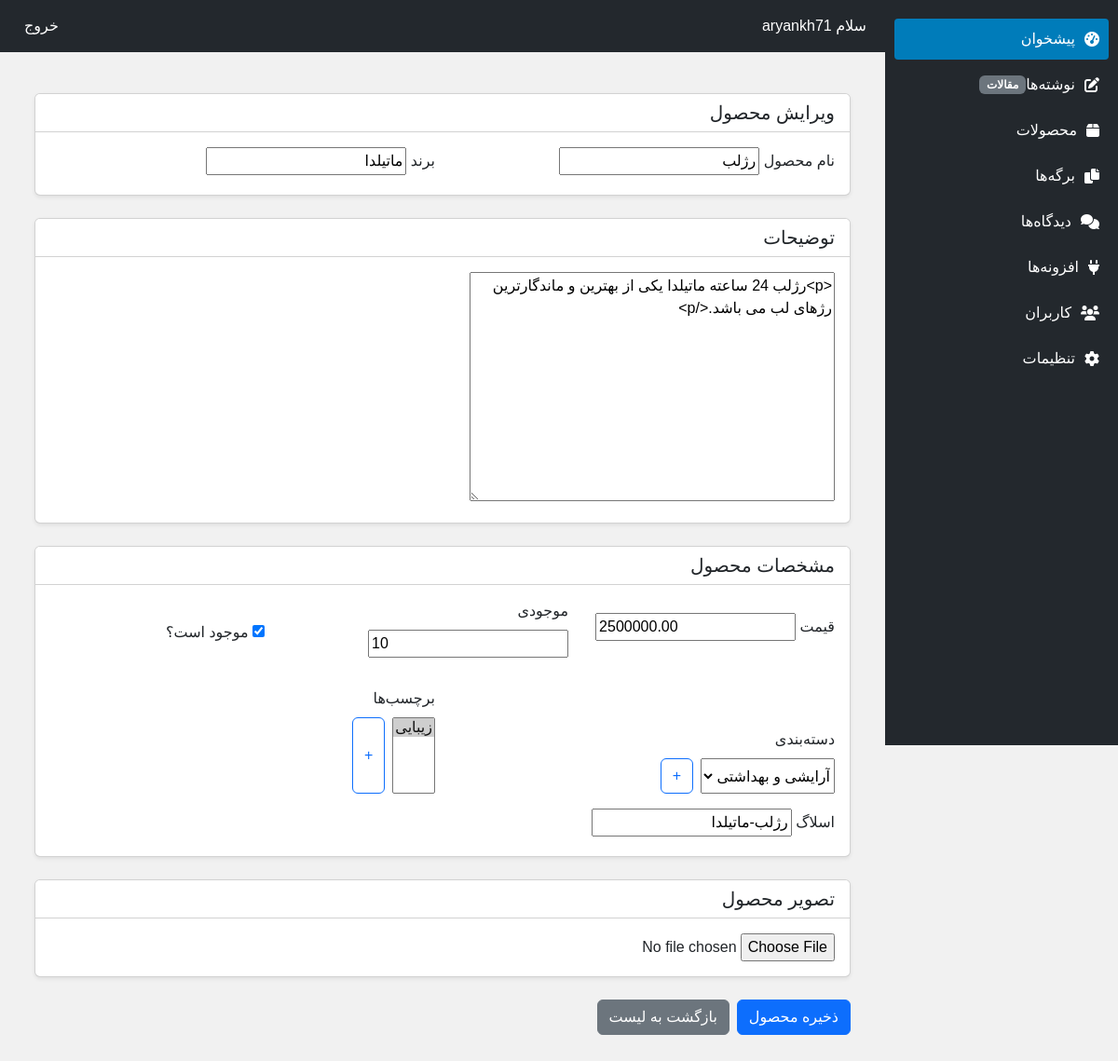
/shop/products/رژلب-ماتیلدا/update/ (signed in), run on an earlier commit of the app's database.
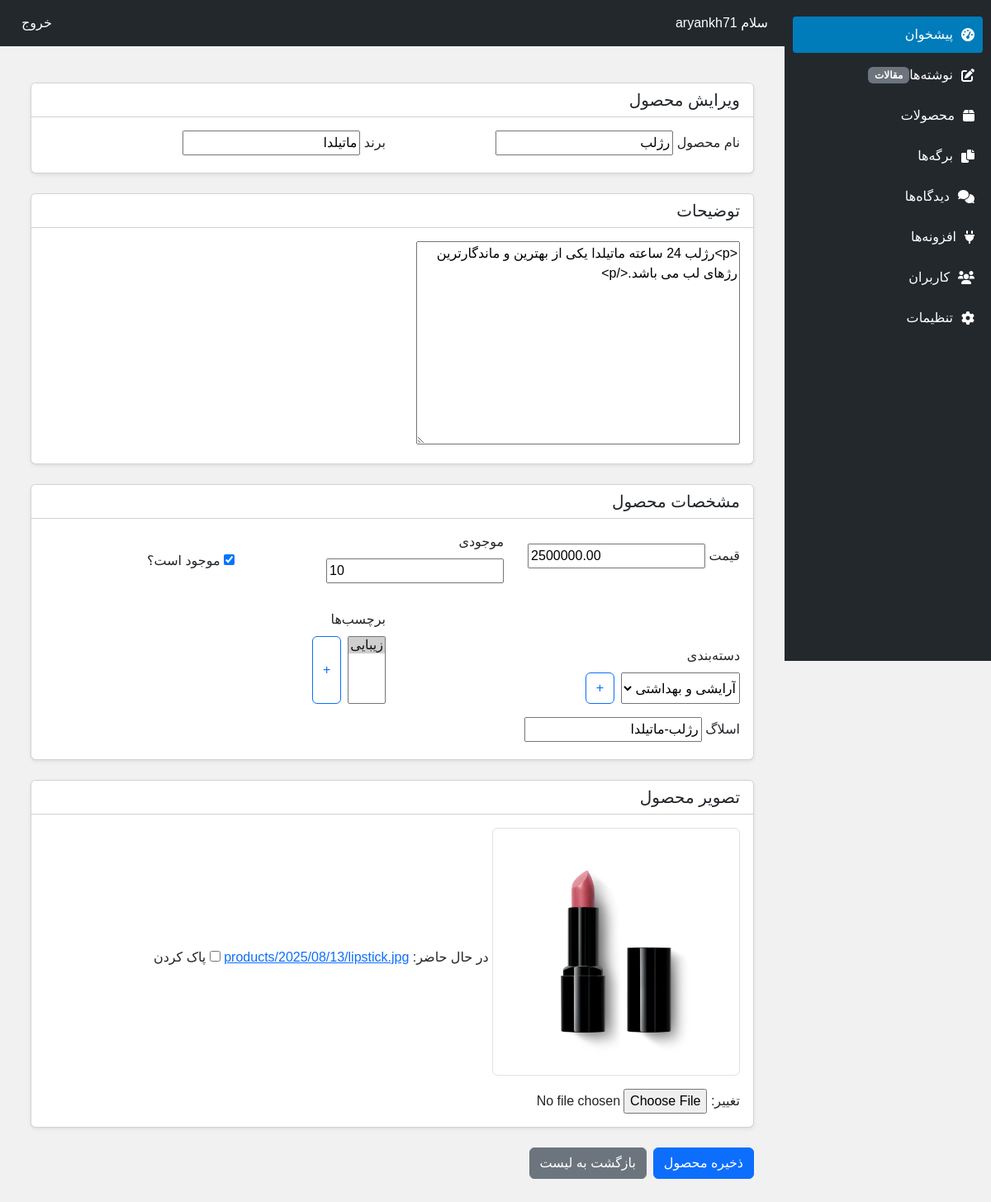
And on a later commit of the database.
### shop/models.py (models this page shows, shortened)
class Product(models.Model):
    name = models.CharField(max_length=200, verbose_name="نام محصول")
    brand = models.CharField(max_length=100, verbose_name="برند")
    slug = models.SlugField(max_length=200, unique=True, verbose_name="اسلاگ")
    description = models.TextField(blank=True, verbose_name="توضیحات")
    price = models.DecimalField(max_digits=10, decimal_places=2, verbose_name="قیمت")
    stock = models.PositiveIntegerField(default=0, verbose_name="موجودی سیستمی")
    is_available = models.BooleanField(default=True, verbose_name="موجود است؟")
    category = models.ForeignKey('Category', on_delete=models.SET_NULL, null=True, verbose_name="دسته‌بندی")
    tags = models.ManyToManyField('Tag', blank=True, verbose_name="برچسب‌ها")
    image = models.ImageField(upload_to='products/%Y/%m/%d', blank=True, null=True, verbose_name="تصویر محصول")
    created_at = models.DateTimeField(auto_now_add=True, verbose_name="تاریخ ایجاد")
    updated_at = models.DateTimeField(auto_now=True, verbose_name="تاریخ به‌روزرسانی")
    created_by = models.ForeignKey(settings.AUTH_USER_MODEL, on_delete=models.SET_NULL, null=True, verbose_name="ایجاد شده توسط")
    class Meta:
        verbose_name = "محصول"
        verbose_name_plural = "محصولات"

### shop/forms.py
class ProductForm(forms.ModelForm):
    class Meta:
        model = Product
        fields = ['name', 'brand', 'description', 'price', 'stock', 'is_available', 'category', 'tags', 'image', 'slug']

### shop/models.py (called while the page is built)
    def __str__(self):
        return self.name

    def __str__(self):
        return self.name

### shop/views.py (called while the page is built)
@login_required
def product_update(request, slug):
    product = get_object_or_404(Product, slug=slug)
    if request.method == 'POST':
        form = ProductForm(request.POST, request.FILES, instance=product)
        if form.is_valid():
            form.save()
            return redirect('product_detail', slug=product.slug)
    else:
        form = ProductForm(instance=product)
    return render(request, 'product_form.html', {'form': form})

### shop/templates/product_form.html (shortened to what the changed rows need)
{% extends 'panel.html' %}
{% load static %}
{% block content %}
<div class="container mt-4" style="max-width: 900px;">
    <form method="post" enctype="multipart/form-data">
        <div class="card mb-4 shadow-sm">
            <div class="card-body">
                <div class="row g-3">
                    <div class="col-md-6">
                        <label for="{{ form.name.id_for_label }}" class="form-label">نام محصول</label>
                        {{ form.name }}
                    </div>
                    <div class="col-md-6">
                        <label for="{{ form.brand.id_for_label }}" class="form-label">برند</label>
                        {{ form.brand }}
                    </div>
                </div>
            </div>
        </div>
        <div class="card mb-4 shadow-sm">
            <div class="card-body">
                {{ form.description }}
            </div>
        </div>
        <div class="card mb-4 shadow-sm">
            <div class="card-body">
                <div class="row g-3 align-items-center">
                    <div class="col-md-4">
                        <label for="{{ form.price.id_for_label }}" class="form-label">قیمت</label>
                        {{ form.price }}
                    </div>
                    <div class="col-md-4">
                        <label for="{{ form.stock.id_for_label }}" class="form-label">موجودی</label>
                        {{ form.stock }}
                    </div>
                    <div class="col-md-4 d-flex align-items-center mt-4">
                        <div class="form-check form-switch mb-0">
                            {{ form.is_available }}
                            <label class="form-check-label" for="{{ form.is_available.id_for_label }}">موجود است؟</label>
                        </div>
                    </div>
                </div>
                <div class="row g-3 mt-3 align-items-end">
                    <div class="col-md-6 position-relative">
                        <div class="d-flex">
                            {{ form.category }}
                            <button type="button" class="btn btn-outline-primary ms-2" id="add-category-btn" title="افزودن دسته‌بندی جدید">+</button>
                        </div>
                    </div>
                </div>
                <div class="mt-3">
                    <label for="{{ form.slug.id_for_label }}" class="form-label">اسلاگ</label>
                    {{ form.slug }}
                </div>
            </div>
        </div>
        <div class="card mb-4 shadow-sm">
            <div class="card-header bg-white">
                <h5 class="mb-0">تصویر محصول</h5>
            </div>
            <div class="card-body">
                {% if form.instance.image %}
                    <img src="{{ form.instance.image.url }}" alt="تصویر محصول" class="img-thumbnail mb-3" style="max-width: 300px;">
                {% endif %}
                {{ form.image }}
            </div>
        </div>
    </form>
</div>
{% endblock %}

What changed in the data, as far as the page shows it:
changed Product "رژلب": instance.image: picture added
Also different on the page:
form field image: (not shown) → "☐"
text now shown: "در حال حاضر: products/2025/08/13/lipstick.jpg پاک کردن تغییر:"
